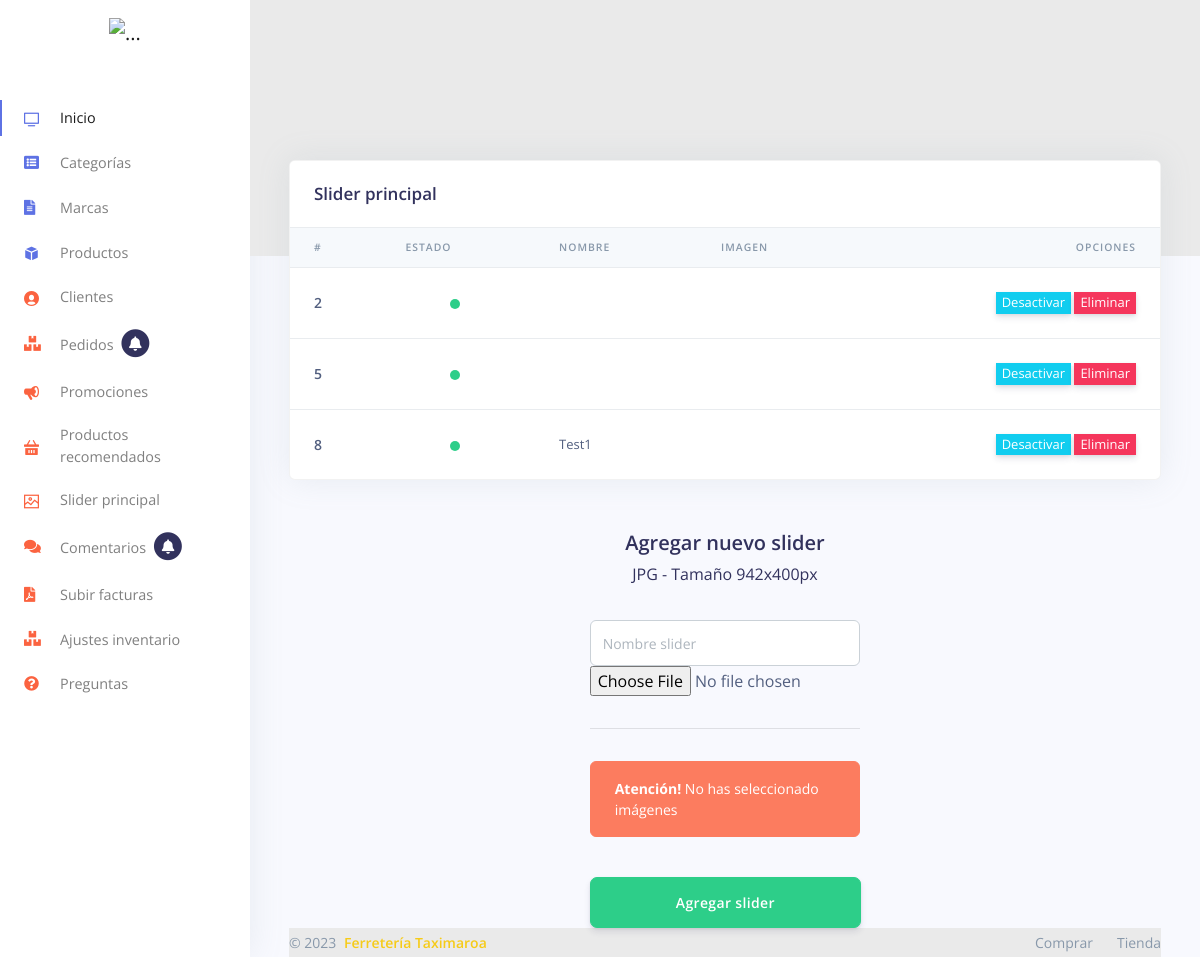
Page /slider.php on the committed database.
### tables this page shows
CREATE TABLE `slider` (
  `id` int(2) NOT NULL,
  `nombre` varchar(20) NOT NULL,
  `imagen` varchar(75) NOT NULL,
  `estado` int(1) NOT NULL DEFAULT 1
);

### slider.php (the view, shortened to what this page needs)
<!DOCTYPE html>
<html lang="es">
<head>
  <link href="assets/js/plugins/nucleo/css/nucleo.css" rel="stylesheet" />
  <link href="assets/js/plugins/@fortawesome/fontawesome-free/css/all.min.css" rel="stylesheet" />
  <link href="assets/css/argon-dashboard.css?v=1.1.0" rel="stylesheet" />
  <link rel="stylesheet" href="assets/css/general.css">
  <link rel="stylesheet" href="https://cdnjs.cloudflare.com/ajax/libs/limonte-sweetalert2/6.6.5/sweetalert2.css">
</head>
<body class="">
<?php require_once "menu/izquierdo.php" ?>
  <div class="main-content">
   <?php
          require_once "db.php";
   $slider = $con->query("SELECT * FROM slider");
 ?>
    <div class="header bg-gradient-primary pb-8 pt-5 pt-md-8">
    </div>
    <div class="container-fluid mt--7">
      <div class="row">
        <div class="col">
          <div class="card shadow">
            <div class="card-header border-0">
              <h3 class="mb-0">Slider principal</h3>
            </div>
            <div class="table-responsive">
              <table class="table align-items-center table-flush">
                <thead class="thead-light">
                  <tr>
                    <th scope="col">#</th>
                    <th scope="col">Estado</th>
                    <th scope="col">Nombre</th>
                    <th scope="col">Imagen</th>
                    <th class="text-right" scope="col">Opciones</th>
                  </tr>
                </thead>
                <tbody>
                  <?php while($rowslider = $slider->fetch_object()){ ?>
                  <tr>
                    <th scope="row">
                      <div class="media align-items-center">
                        <div class="media-body">
                          <span class="mb-0 text-sm"><?php echo $rowslider->id ?></span>
                        </div>
                      </div>
                    </th>
                     <td class="text-center">
                      <?php if ($rowslider->estado==1) {
                        $estado = "success";
                      }else{
                        $estado="danger";
                      } ?>
                      <span class="badge badge-lg badge-dot"><i class="bg-<?php echo $estado ?>"></i></span>
                    </td>
                    <td>
                     <?php echo $rowslider->nombre ?>
                    </td>
                    <td>
                    </td>
                    <td class="text-right">
                      <?php
                      if ($estado=="success") {
                         ?><button onclick="desactivarSlider('<?php echo $rowslider->id; ?>'); return false;" class="btn-xs btn-info">Desactivar</button><?php
                       }else{
                        ?><button onclick="activarSlider('<?php echo $rowslider->id; ?>'); return false;" class="btn-xs btn-info">Activar</button><?php
                       } ?>
                      <button onclick="eliminarSlider('<?php echo $rowslider->id; ?>'); return false;" class="btn-xs btn-danger">Eliminar</button>
                    </td>
                  </tr>
                <?php } ?>
                </tbody>
              </table>
            </div>
          </div>
        </div>
      </div>
      <div class="row">
            <div class="col-4"></div>
            <div class="col-4">
            <br><br>
            <h2 class="text-center">Agregar nuevo slider <br><small>JPG - Tamaño 942x400px</small></h2>
            <br>
              <form id="formcategoria" class="form-horizontal" enctype="multipart/form-data" method="post"  action="guardar.php" >
                <div class="form-inputs">
                  <input type="text" id="nombre" name="nombre" class="form-control input-lg" placeholder="Nombre slider">
                 <input type="file" id="multiFiles" name="imagen1" onchange="makeFileList(); return false;" class="center-block"/>
                 <hr>
                                <div class="alert alert-warning" id="sinImagen" role="alert">
                                  <strong>Atención!</strong> No has seleccionado imágenes
                                </div>
                </div>
                <br>
                <button type="submit" class="btn btn-success btn-block btn-lg mb15" type="button" id="guardarCategoria">Agregar slider</button>
              </form>
          </div>
      </div>
      <?php require_once "footer.php" ?>
    </div>
  </div>
</body>
</html>

### rows in the picture
slider: id "2", estado 1 (drawn)
slider: id "5", estado 1 (drawn)
slider: id "8", estado 1 (drawn), nombre "Test1"
